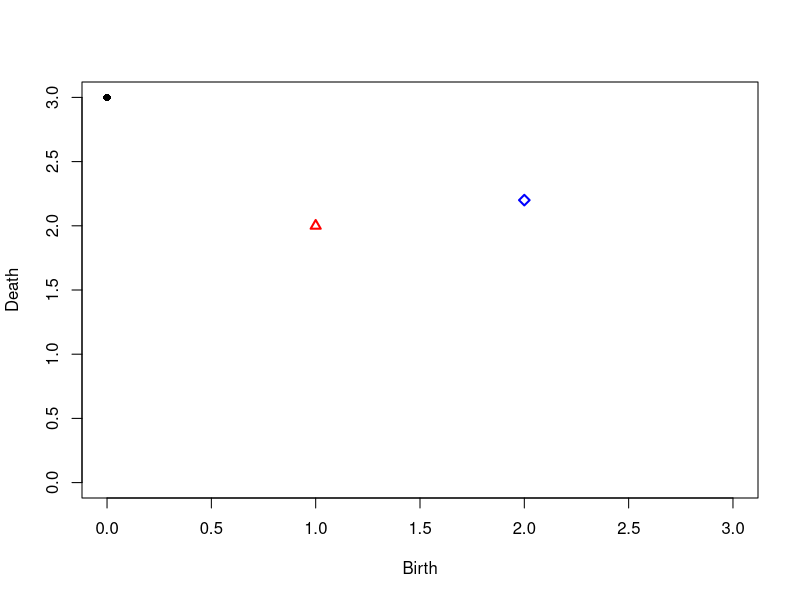

Write the R code that produced this figure. (Note: this script raises an error after producing the figure.)
"
Plots theory example persistence diagram
"


################################
######### PLOT EXAMPLE #########
################################

eps = 0.000
x <- c(0, 1, 2)
y <- c(3, 2, 2.2)
dim <- c(0,1,2)

complex_noiseRed <- list()
complex_noiseRed <- c(dimension = list(dim), Birth = list(x), Death = list(y))
complex_noiseRed <- data.frame(complex_noiseRed)

plot(complex_noiseRed[,3] ~ complex_noiseRed[,2], 
     col =  ifelse(complex_noiseRed[,1] == 0, 'black', ifelse(complex_noiseRed[,1] == 1, 'red', 'blue')),
     pch = ifelse(complex_noiseRed[,1] == 0, 16, ifelse(complex_noiseRed[,1] == 1, 2, 5)),
     lwd = 2,
     xlim = c(0, 3), ylim = c(0, 3),#c(0, max_x), ylim=c(0,max_y),
     xlab = "Birth",
     ylab = "Death")#,
#main = expression(tau == 20))
lines(x = c(0, max_xy), y = c(0, max_xy))
lines(x = c(0, max_x), y = c(0, max_x))
lines(x = c(0, 3), y = c(0, 3))
legend(2.5,1, legend = c(expression('H'[0]), expression('H'[1]), expression('H'[2])), 
       col = c("black", "red", "blue"), pch=c(16, 2, 5), 
       cex = 1.2, lty = c(NA, NA, NA), lwd = 2)
